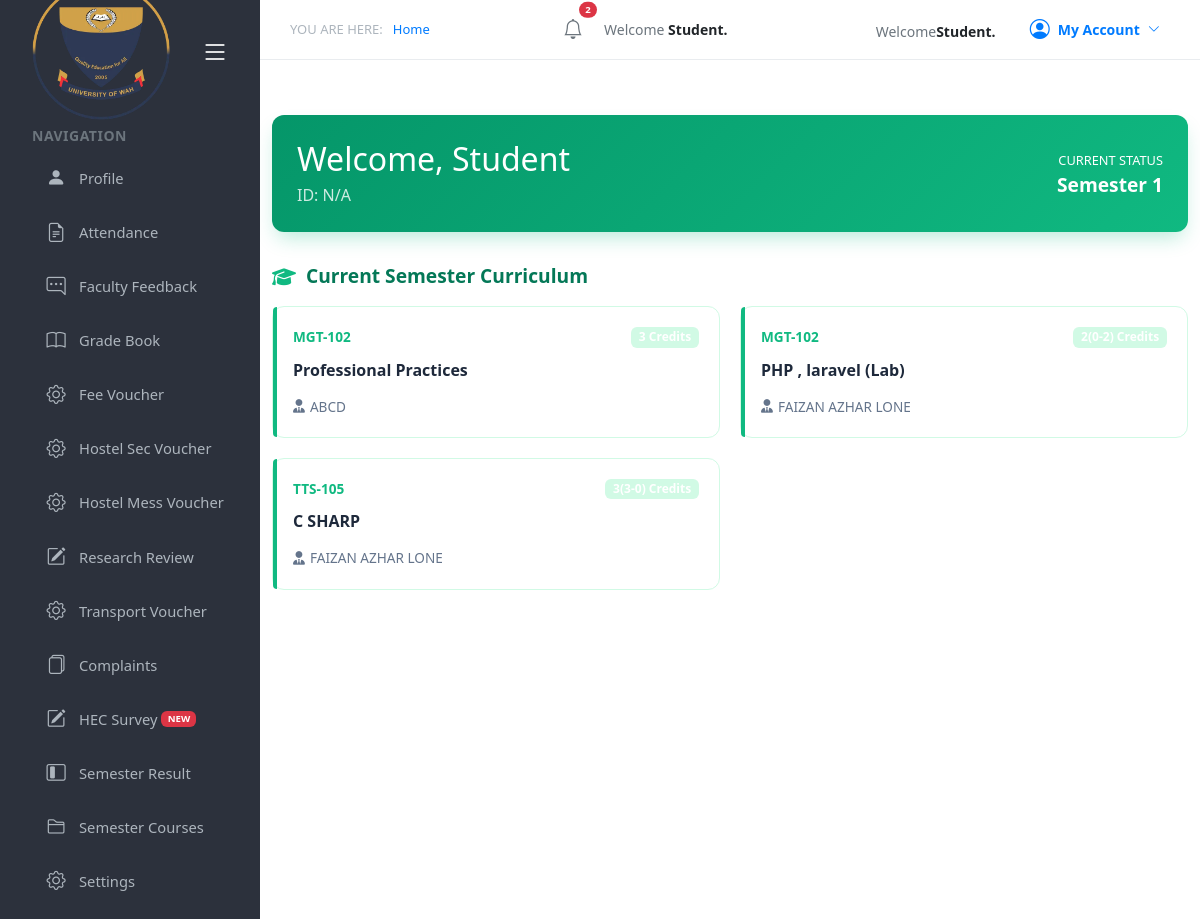
The page /course.php on the database its author committed.
### tables this page shows
CREATE TABLE `course_assignments` (
  `id` int(11) NOT NULL,
  `course_code` varchar(20) DEFAULT NULL,
  `course_title` varchar(100) DEFAULT NULL,
  `teacher_name` varchar(100) DEFAULT NULL,
  `credit_hours` varchar(10) DEFAULT NULL,
  `semester` int(11) DEFAULT NULL
);

### course.php (the view, shortened to what this page needs)
<?php
$host = "localhost";
$user = "root";
$pass = "";
$db = "fyp";
$conn = new mysqli($host, $user, $pass, $db);
$user_id = $_SESSION['user_id'];
$conn->query("CREATE TABLE IF NOT EXISTS student_results (
    id INT AUTO_INCREMENT PRIMARY KEY,
    student_id INT,
    course_code VARCHAR(20),
    grade VARCHAR(2)
)");
$profile_res = mysqli_query($conn, "SELECT semester, full_name, registration_no FROM profile WHERE id = $user_id");
if ($profile_res && mysqli_num_rows($profile_res) > 0) {
    $student = mysqli_fetch_assoc($profile_res);
    $current_semester = $student['semester'];
} else {
    $student = ['full_name' => 'Student', 'registration_no' => 'N/A'];
    $current_semester = 1;
}
$reg_sql = "SELECT * FROM course_assignments
            WHERE semester = '$current_semester'
            AND course_code NOT IN (
                SELECT course_code FROM student_results
                WHERE student_id = $user_id AND (grade = 'A' OR grade = 'B')
            ) ORDER BY course_code ASC";
$regular_courses = mysqli_query($conn, $reg_sql);
?>
<!DOCTYPE html>
<html lang="en">
<head>
    <link rel="stylesheet" href="https://cdnjs.cloudflare.com/ajax/libs/font-awesome/6.4.0/css/all.min.css">
</head>
<link href="https://cdn.jsdelivr.net/npm/bootstrap@5.3.0/dist/css/bootstrap.min.css" rel="stylesheet">
<link rel="stylesheet" href="https://cdn.jsdelivr.net/npm/bootstrap-icons@1.11.1/font/bootstrap-icons.css">
<link rel="stylesheet" href="assets/navbar.css">
<link rel="stylesheet" href="assets/header.css">
<body>
    <div class="main-wrapper">
        <?php include('includes/navbar.php'); ?>
        <div class="content-area">
            <?php include('includes/header.php'); ?>
            <div class="container">
                <div class="welcome-card">
                    <div>
                        <h2 style="margin:0;">Welcome, <?php echo htmlspecialchars($student['full_name']); ?></h2>
                        <p style="margin:5px 0 0; opacity:0.8;">ID:
                            <?php echo htmlspecialchars($student['registration_no']); ?>
                        </p>
                    </div>
                    <div style="text-align:right;">
                        <span style="font-size:0.8rem; text-transform:uppercase;">Current Status</span>
                        <div style="font-size:1.2rem; font-weight:700;">Semester <?php echo $current_semester; ?></div>
                    </div>
                </div>
                <div class="section-title">
                    <i class="fas fa-graduation-cap" style="color:var(--primary)"></i> Current Semester Curriculum
                </div>
                <div class="course-grid">
                    <?php if (mysqli_num_rows($regular_courses) > 0): ?>
                        <?php while ($row = mysqli_fetch_assoc($regular_courses)): ?>
                            <div class="course-card">
                                <div style="display:flex; justify-content:space-between; align-items:center;">
                                    <span class="course-code"><?php echo $row['course_code']; ?></span>
                                    <span class="badge badge-reg"><?php echo $row['credit_hours']; ?> Credits</span>
                                </div>
                                <span class="course-title"><?php echo $row['course_title']; ?></span>
                                <div class="teacher-info">
                                    <i class="fas fa-user-tie"></i>
                                    <?php echo !empty($row['teacher_name']) ? htmlspecialchars($row['teacher_name']) : "Assigning Faculty..."; ?>
                                </div>
                            </div>
                        <?php endwhile; ?>
                    <?php else: ?>
                        <div class="empty-state" style="grid-column: 1/-1;">
                            <p>No new courses found for Semester <?php echo $current_semester; ?>.</p>
                        </div>
                    <?php endif; ?>
                </div>
            </div>
        </div>
    </div>
</body>
</html>

### course.php (style rules this page uses)
:root { --primary: #10b981; --primary-dark: #047857; --success: #059669; --warning: #f59e0b; --danger: #ef4444; --bg: #f0fdf4; --border: #d1fae5; }
body { font-family: 'Inter', sans-serif; background: var(--bg); margin: 0; color: #064e3b; }
.main-wrapper { display: flex; min-height: 100vh; }
.content-area { flex: 1; display: flex; flex-direction: column; min-width: 0; overflow-x: hidden; }
.container { padding: 30px; max-width: 1200px; margin: 0 auto; width: 100%; box-sizing: border-box; }
.welcome-card { background: linear-gradient(135deg, #059669, #10b981); border-radius: 12px; padding: 25px; color: white; margin-bottom: 30px; display: flex; justify-content: space-between; align-items: center; box-shadow: 0 10px 20px -5px rgba(16, 185, 129, 0.3); }
.section-title { font-size: 1.2rem; font-weight: 700; margin: 30px 0 15px; display: flex; align-items: center; gap: 10px; color: var(--primary-dark); }
.course-grid { display: grid; grid-template-columns: repeat(auto-fill, minmax(300px, 1fr)); gap: 20px; }
.course-card { background: #fff; border-radius: 12px; border: 1px solid var(--border); padding: 20px; position: relative; transition: 0.3s cubic-bezier(0.4, 0, 0.2, 1); }
.course-card::after { content: ''; position: absolute; top: 0; left: 0; width: 4px; height: 100%; background: var(--primary); border-radius: 12px 0 0 12px; }
.course-code { font-weight: 700; color: var(--primary); font-size: 0.85rem; }
.course-title { display: block; font-weight: 600; margin: 10px 0; font-size: 1rem; color: #1e293b; }
.badge { padding: 4px 8px; border-radius: 6px; font-size: 11px; font-weight: 600; }
.badge-reg { background: #d1fae5; color: #065f46; }
.teacher-info { font-size: 0.85rem; color: #64748b; margin-top: 15px; display: flex; align-items: center; gap: 5px; }

### rows shown on the page
course_assignments: course_code "MGT-102", credit_hours "3", course_title "Professional Practices", teacher_name "ABCD"
course_assignments: course_code "MGT-102", credit_hours "2(0-2)", course_title "PHP , laravel (Lab)", teacher_name "FAIZAN AZHAR LONE"
course_assignments: course_code "TTS-105", credit_hours "3(3-0)", course_title "C SHARP", teacher_name "FAIZAN AZHAR LONE"

### other values the page prints
$student['full_name'] "Student"
$student['registration_no'] "N/A"
$current_semester "1"
